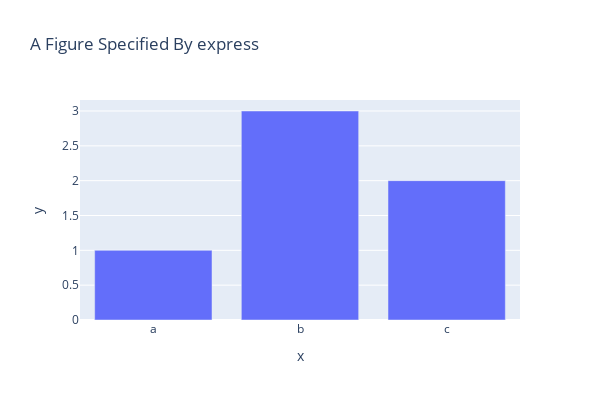

The notebook cell this image was saved under:
### Markdown cell above
지금 현재 express 를 통해 제작된 템플릿
<ul>
<li><em>Basics</em>:  <a href="https://plotly.com/python/line-and-scatter/"><code>scatter</code></a>,  <a href="https://plotly.com/python/line-charts/"><code>line</code></a>,  <a href="https://plotly.com/python/filled-area-plots/"><code>area</code></a>,  <a href="https://plotly.com/python/bar-charts/"><code>bar</code></a>,  <a href="https://plotly.com/python/funnel-charts/"><code>funnel</code></a>,  <a href="https://plotly.com/python/gantt/"><code>timeline</code></a></li>
<li><em>Part-of-Whole</em>:  <a href="https://plotly.com/python/pie-charts/"><code>pie</code></a>,  <a href="https://plotly.com/python/sunburst-charts/"><code>sunburst</code></a>,  <a href="https://plotly.com/python/treemaps/"><code>treemap</code></a>,  <a href="https://plotly.com/python/icicle-charts/"><code>icicle</code></a>,  <a href="https://plotly.com/python/funnel-charts/"><code>funnel_area</code></a></li>
<li><em>1D Distributions</em>:  <a href="https://plotly.com/python/histograms/"><code>histogram</code></a>,  <a href="https://plotly.com/python/box-plots/"><code>box</code></a>,  <a href="https://plotly.com/python/violin/"><code>violin</code></a>,  <a href="https://plotly.com/python/strip-charts/"><code>strip</code></a>,  <a href="https://plotly.com/python/ecdf-plots/"><code>ecdf</code></a></li>
<li><em>2D Distributions</em>:  <a href="https://plotly.com/python/2D-Histogram/"><code>density_heatmap</code></a>,  <a href="https://plotly.com/python/2d-histogram-contour/"><code>density_contour</code></a></li>
<li><em>Matrix or Image Input</em>:  <a href="https://plotly.com/python/imshow/"><code>imshow</code></a></li>
<li><em>3-Dimensional</em>:  <a href="https://plotly.com/python/3d-scatter-plots/"><code>scatter_3d</code></a>,  <a href="https://plotly.com/python/3d-line-plots/"><code>line_3d</code></a></li>
<li><em>Multidimensional</em>:  <a href="https://plotly.com/python/splom/"><code>scatter_matrix</code></a>,  <a href="https://plotly.com/python/parallel-coordinates-plot/"><code>parallel_coordinates</code></a>,  <a href="https://plotly.com/python/parallel-categories-diagram/"><code>parallel_categories</code></a></li>
<li><em>Tile Maps</em>:  <a href="https://plotly.com/python/scattermapbox/"><code>scatter_mapbox</code></a>,  <a href="https://plotly.com/python/lines-on-mapbox/"><code>line_mapbox</code></a>,  <a href="https://plotly.com/python/mapbox-county-choropleth/"><code>choropleth_mapbox</code></a>,  <a href="https://plotly.com/python/mapbox-density-heatmaps/"><code>density_mapbox</code></a></li>
<li><em>Outline Maps</em>:  <a href="https://plotly.com/python/scatter-plots-on-maps/"><code>scatter_geo</code></a>,  <a href="https://plotly.com/python/lines-on-maps/"><code>line_geo</code></a>,  <a href="https://plotly.com/python/choropleth-maps/"><code>choropleth</code></a></li>
<li><em>Polar Charts</em>:  <a href="https://plotly.com/python/polar-chart/"><code>scatter_polar</code></a>,  <a href="https://plotly.com/python/polar-chart/"><code>line_polar</code></a>,  <a href="https://plotly.com/python/wind-rose-charts/"><code>bar_polar</code></a></li>
<li><em>Ternary Charts</em>:  <a href="https://plotly.com/python/ternary-plots/"><code>scatter_ternary</code></a>,  <a href="https://plotly.com/python/ternary-plots/"><code>line_ternary</code></a></li>
</ul>

### Code cell
# px.bar() 함수를 활용해서 bar chart 생성과 동시에 Data, Layout 값 입력
fig = px.bar(x=["a", "b", "c"], y=[1, 3, 2],title="A Figure Specified By express", width=600, height=400)

# 렌더링
fig.show()

### Figure 1 — Plotly figure (JSON) as saved in the notebook; plotly's stock layout.template omitted (floating-point values rounded to 4 significant figures)
{"data": [{"hovertemplate": "x=%{x}<br>y=%{y}<extra></extra>", "legendgroup": "", "marker": {"color": "#636efa", "pattern": {"shape": ""}}, "name": "", "orientation": "v", "showlegend": false, "textposition": "auto", "type": "bar", "x": ["a", "b", "c"], "xaxis": "x", "y": [1, 3, 2], "yaxis": "y"}], "layout": {"barmode": "relative", "height": 400, "legend": {"tracegroupgap": 0}, "title": {"text": "A Figure Specified By express"}, "width": 600, "xaxis": {"anchor": "y", "domain": [0, 1], "title": {"text": "x"}}, "yaxis": {"anchor": "x", "domain": [0, 1], "title": {"text": "y"}}}}
